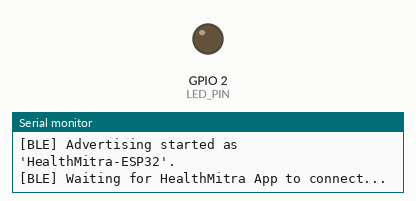
Simulated run of this sketch. Board: ESP32. On the bench: output pins drawn as LEDs (lit = HIGH), the last lines printed to the serial monitor. Random numbers use the default seed unless the sketch sets one; nothing arrives over Bluetooth unless stated; a phone connects over Bluetooth LE 3 s after start.

Above: at 1.1 s.
At 4.1 s:
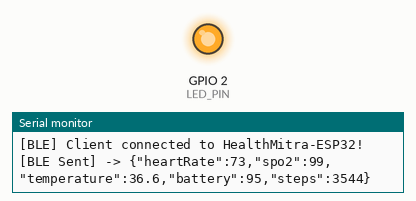
Timing chart, 0 to 5.6 s (numbered marks = the images above):
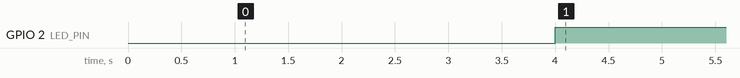

The sketch:

HealthMitra_ESP32_BLE.ino
```cpp
/*
 * ============================================================================
 * HealthMitra - ESP32 BLE Medical Telemetry Mock Device
 * ============================================================================
 * Board: ESP32 Dev Module / ESP32-WROOM-32
 * Framework: Arduino IDE (ESP32 by Espressif Systems)
 *
 * Description:
 * Advertises as "HealthMitra-ESP32" over Bluetooth Low Energy (BLE).
 * When connected to the HealthMitra Android app, it automatically streams
 * real-time dummy medical telemetry (Heart Rate, SpO2, Temperature, Battery)
 * over BLE GATT notifications every 1.5 seconds.
 * ============================================================================
 */

#include <BLEDevice.h>
#include <BLEServer.h>
#include <BLEUtils.h>
#include <BLE2902.h>

// Board detection & Onboard LED pin:
// Classic ESP32 uses GPIO 2 (active HIGH)
// ESP32-C3 (SuperMini, DevKitM-1, XIAO) uses GPIO 8 (active LOW)
#if defined(CONFIG_IDF_TARGET_ESP32C3) || defined(ARDUINO_ESP32C3_DEV)
  #define LED_PIN 8
  #define LED_ON  LOW
  #define LED_OFF HIGH
#elif defined(LED_BUILTIN)
  #define LED_PIN LED_BUILTIN
  #define LED_ON  HIGH
  #define LED_OFF LOW
#else
  #define LED_PIN 2
  #define LED_ON  HIGH
  #define LED_OFF LOW
#endif

// Unique UUIDs for HealthMitra Service and Telemetry Characteristic
#define SERVICE_UUID        "4fafc201-1fb5-459e-8fcc-c5c9c331914b"
#define CHARACTERISTIC_UUID "beb5483e-36e1-4688-b7f5-ea07361b26a8"

BLEServer* pServer = nullptr;
BLECharacteristic* pCharacteristic = nullptr;
BLE2902* pBLE2902 = nullptr;
bool deviceConnected = false;
bool oldDeviceConnected = false;

// Mock medical telemetry state
int heartRate = 72;
int spo2 = 98;
float bodyTemp = 36.6;
int batteryLevel = 95;
int stepCount = 3540;
unsigned long lastSendTime = 0;
const unsigned long sendInterval = 1500; // Send telemetry every 1.5 seconds

/**
 * Server Callbacks for handling client connection & disconnection
 */
class HealthServerCallbacks : public BLEServerCallbacks {
  void onConnect(BLEServer* pServer) {
    deviceConnected = true;
    digitalWrite(LED_PIN, LED_ON); // Turn ON LED when connected
    if (pBLE2902 != nullptr) {
      pBLE2902->setNotifications(true); // Ensure notifications are active
    }
    Serial.println("[BLE] Client connected to HealthMitra-ESP32!");
  }

  void onDisconnect(BLEServer* pServer) {
    deviceConnected = false;
    digitalWrite(LED_PIN, LED_OFF); // Turn OFF LED when disconnected
    Serial.println("[BLE] Client disconnected.");
  }
};

void setup() {
  Serial.begin(115200);
  delay(1000);
  Serial.println("\n--- Starting HealthMitra ESP32 BLE Telemetry Server ---");

  pinMode(LED_PIN, OUTPUT);
  digitalWrite(LED_PIN, LED_OFF);

  // 1. Initialize BLE with advertised device name
  BLEDevice::init("HealthMitra-ESP32");
  BLEDevice::setMTU(512); // Support large JSON payloads without truncation

  // 2. Create the BLE Server
  pServer = BLEDevice::createServer();
  pServer->setCallbacks(new HealthServerCallbacks());

  // 3. Create the Health GATT Service
  BLEService *pService = pServer->createService(SERVICE_UUID);

  // 4. Create the Telemetry Characteristic (Read + Notify)
  pCharacteristic = pService->createCharacteristic(
                      CHARACTERISTIC_UUID,
                      BLECharacteristic::PROPERTY_READ   |
                      BLECharacteristic::PROPERTY_NOTIFY
                    );

  // 5. Add Client Characteristic Configuration Descriptor (0x2902) for Notifications
  pBLE2902 = new BLE2902();
  pBLE2902->setNotifications(true); // Active notifications by default
  pCharacteristic->addDescriptor(pBLE2902);

  // Initial dummy value
  pCharacteristic->setValue("{\"status\":\"ready\"}");

  // 6. Start the Service
  pService->start();

  // 7. Configure and start BLE Advertising
  BLEAdvertising *pAdvertising = BLEDevice::getAdvertising();
  pAdvertising->addServiceUUID(SERVICE_UUID);
  pAdvertising->setScanResponse(true);
  pAdvertising->setMinPreferred(0x06); // functions that help with connection speed
  pAdvertising->setMinPreferred(0x12);

  BLEDevice::startAdvertising();
  Serial.println("[BLE] Advertising started as 'HealthMitra-ESP32'.");
  Serial.println("[BLE] Waiting for HealthMitra App to connect...\n");
}

void loop() {
  // Disconnection handling: Restart advertising so client can reconnect
  if (!deviceConnected && oldDeviceConnected) {
    delay(500); // give the bluetooth stack the chance to get things ready
    pServer->startAdvertising(); // restart advertising
    Serial.println("[BLE] Restarted advertising after disconnect.");
    oldDeviceConnected = deviceConnected;
  }

  // Connection handling: Detect new connection
  if (deviceConnected && !oldDeviceConnected) {
    oldDeviceConnected = deviceConnected;
  }

  // If connected, stream dummy health telemetry periodically
  if (deviceConnected && (millis() - lastSendTime >= sendInterval)) {
    lastSendTime = millis();

    // 1. Simulate subtle natural vital variations
    heartRate = constrain(heartRate + random(-2, 3), 66, 88);
    spo2 = constrain(spo2 + random(-1, 2), 96, 100);
    bodyTemp = constrain(bodyTemp + (random(-1, 2) * 0.05), 36.3, 37.1);
    stepCount += random(0, 5);

    // Slowly discharge battery every 100 packets
    if (random(0, 50) == 0 && batteryLevel > 15) {
      batteryLevel--;
    }

    // 2. Build JSON telemetry payload
    char jsonBuffer[128];
    snprintf(jsonBuffer, sizeof(jsonBuffer),
      "{\"heartRate\":%d,\"spo2\":%d,\"temperature\":%.1f,\"battery\":%d,\"steps\":%d}",
      heartRate, spo2, bodyTemp, batteryLevel, stepCount
    );

    // 3. Notify connected Android app with exact length
    pCharacteristic->setValue((uint8_t*)jsonBuffer, strlen(jsonBuffer));
    pCharacteristic->notify();

    // Log to Serial Monitor
    Serial.print("[BLE Sent] -> ");
    Serial.println(jsonBuffer);
  }

  delay(20);
}
```

Measured:
- by itself, GPIO 2 (LED_PIN): LOW → HIGH at 4.0 s
